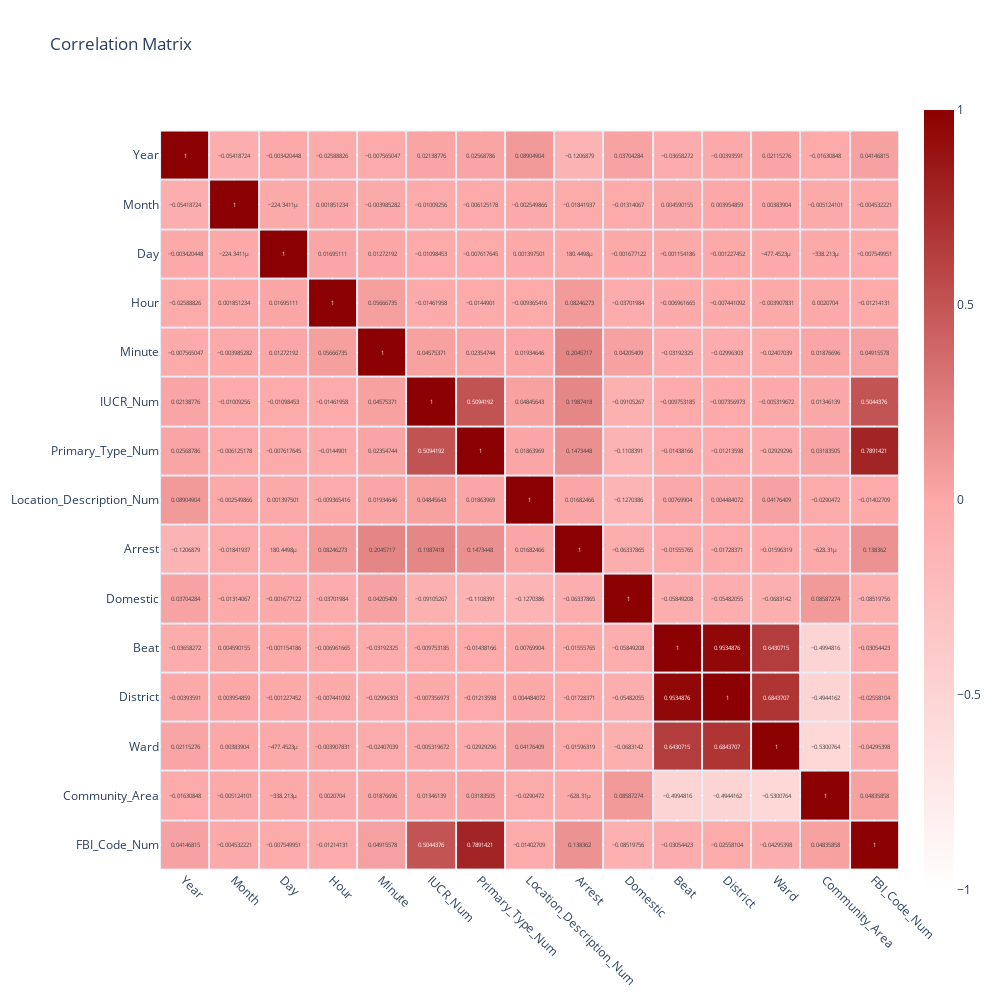

Notebook source saved alongside this figure:
### Code cell
# Correlations

# Checking correlation between numeric columns (no NULLs)

col_corr = numerical_df
# Correlation needs vector columns, so we need to convert the data frame to a vector
vector_col = 'corr_features'
assembler = VectorAssembler(inputCols=col_corr.columns, outputCol=vector_col)
df_vector = assembler.transform(df_crimes).select(vector_col)
# Get the correlation matrix - it can be Pearson's (default) or Spearman's
corr = Correlation.corr(df_vector, vector_col).head()
corr_matrix = Correlation.corr(df_vector, vector_col).collect()[0][0].toArray().tolist()

# Convert correlation matrix to a DataFrame for visualization
corr_df = pd.DataFrame(corr_matrix, index=col_corr.columns, columns=col_corr.columns)

# Plot the heatmap using plotly.express
fig = px.imshow(
    corr_df,
    text_auto=True,
    color_continuous_scale=[
        [0.0, "white"], 
        [0.5, "#fca9a9"], 
        [1.0, "darkred"]
    ],
    zmin=-1, zmax=1,
    title="Correlation Matrix",
    width=1000, # graph width
    height=1000, # height of the chart
)

# Optional: reduce the gaps between cells
fig.update_traces(xgap=2, ygap=2)

# Increase the readability of the axis text
fig.update_layout(
    xaxis=dict(tickangle=45), 
    font=dict(size=12),
)

fig.show()

### Figure 1 — Plotly figure (JSON) as saved in the notebook; plotly's stock layout.template omitted (floating-point values rounded to 4 significant figures; data arrays with more than 128 entries replaced by an {"elided": "..."} marker saying what was removed)
{"data": [{"coloraxis": "coloraxis", "hovertemplate": "x: %{x}<br>y: %{y}<br>color: %{z}<extra></extra>", "name": "0", "texttemplate": "%{z}", "type": "heatmap", "x": ["Year", "Month", "Day", "Hour", "Minute", "IUCR_Num", "Primary_Type_Num", "Location_Description_Num", "Arrest", "Domestic", "Beat", "District", "Ward", "Community_Area", "FBI_Code_Num"], "xaxis": "x", "xgap": 2, "y": ["Year", "Month", "Day", "Hour", "Minute", "IUCR_Num", "Primary_Type_Num", "Location_Description_Num", "Arrest", "Domestic", "Beat", "District", "Ward", "Community_Area", "FBI_Code_Num"], "yaxis": "y", "ygap": 2, "z": {"elided": "15x15 float values"}}], "layout": {"coloraxis": {"cmax": 1, "cmin": -1, "colorscale": [[0, "white"], [0.5, "#fca9a9"], [1, "darkred"]]}, "font": {"size": 12}, "height": 1000, "title": {"text": "Correlation Matrix"}, "width": 1000, "xaxis": {"anchor": "y", "constrain": "domain", "domain": [0, 1], "scaleanchor": "y", "tickangle": 45}, "yaxis": {"anchor": "x", "autorange": "reversed", "constrain": "domain", "domain": [0, 1]}}}
